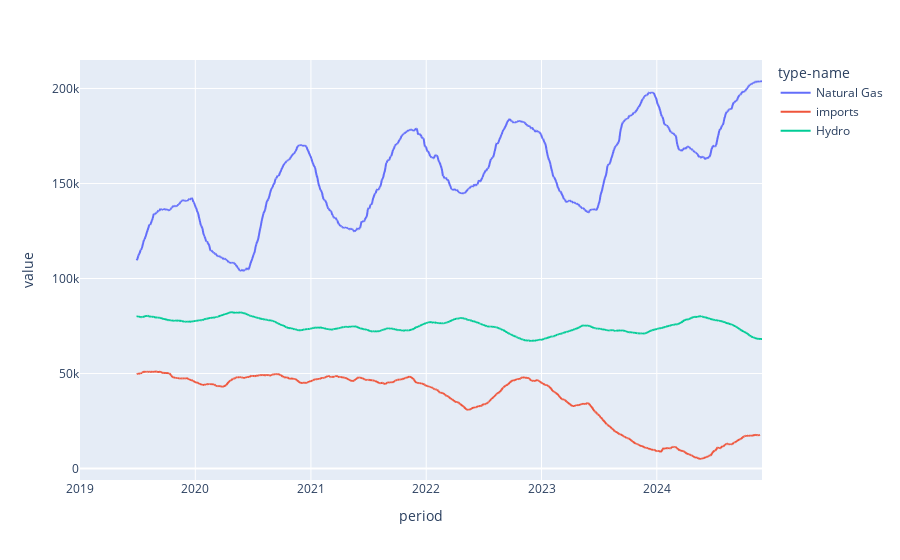

The notebook cell this image was saved under:
### Code cell
px.line(nyis_gen[['Natural Gas','imports','Hydro']].rolling(180).mean())

### Figure 1 — Plotly figure (JSON) as saved in the notebook; plotly's stock layout.template omitted (floating-point values rounded to 4 significant figures; data arrays with more than 128 entries replaced by an {"elided": "..."} marker saying what was removed)
{"data": [{"hovertemplate": "type-name=Natural Gas<br>period=%{x}<br>value=%{y}<extra></extra>", "legendgroup": "Natural Gas", "line": {"color": "#636efa", "dash": "solid"}, "marker": {"symbol": "circle"}, "mode": "lines", "name": "Natural Gas", "showlegend": true, "type": "scattergl", "x": {"elided": "2160 str values"}, "xaxis": "x", "y": {"elided": "2160 float values"}, "yaxis": "y"}, {"hovertemplate": "type-name=imports<br>period=%{x}<br>value=%{y}<extra></extra>", "legendgroup": "imports", "line": {"color": "#EF553B", "dash": "solid"}, "marker": {"symbol": "circle"}, "mode": "lines", "name": "imports", "showlegend": true, "type": "scattergl", "x": {"elided": "2160 str values"}, "xaxis": "x", "y": {"elided": "2160 float values"}, "yaxis": "y"}, {"hovertemplate": "type-name=Hydro<br>period=%{x}<br>value=%{y}<extra></extra>", "legendgroup": "Hydro", "line": {"color": "#00cc96", "dash": "solid"}, "marker": {"symbol": "circle"}, "mode": "lines", "name": "Hydro", "showlegend": true, "type": "scattergl", "x": {"elided": "2160 str values"}, "xaxis": "x", "y": {"elided": "2160 float values"}, "yaxis": "y"}], "layout": {"legend": {"title": {"text": "type-name"}, "tracegroupgap": 0}, "margin": {"t": 60}, "xaxis": {"anchor": "y", "domain": [0, 1], "title": {"text": "period"}}, "yaxis": {"anchor": "x", "domain": [0, 1], "title": {"text": "value"}}}}
